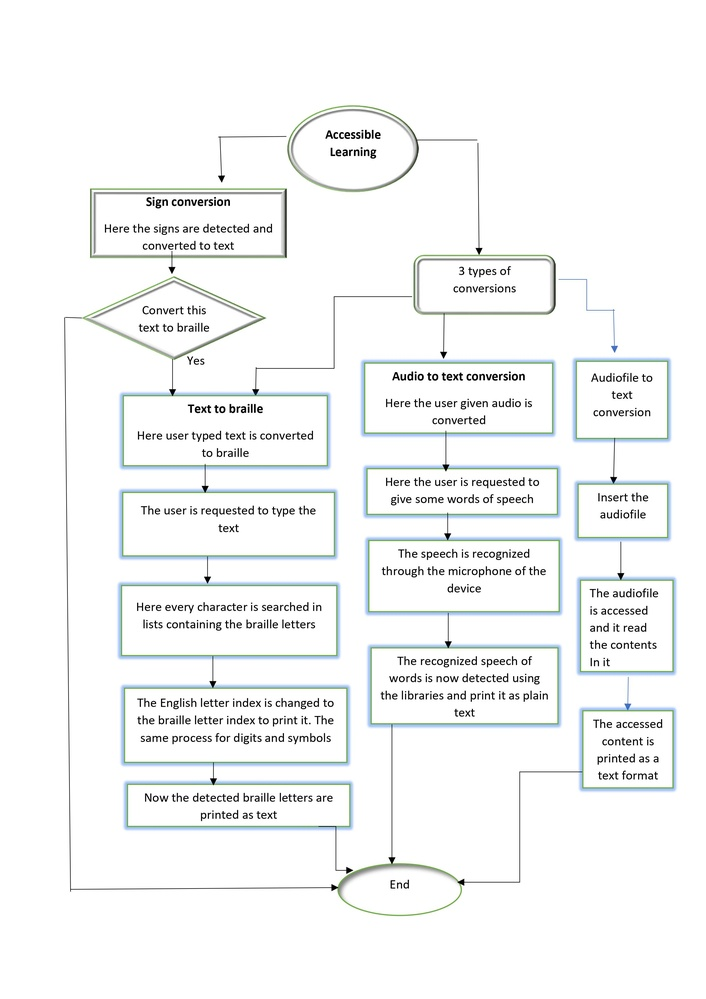
#> input picture flow_chart_accessible_Learning(2).jpg, 706 x 999 px, shrunk from 2481 x 3509 before the run; its folder holds only this picture in this run
$ python -i preprocess.py   (imports and definitions only)
#> lines starting #> are read from the running program, lines starting #| are printed output that depends on the picture; after the words box and inside, x2 and y2 are one past the last pixel; in counts of white or black regions, pixels touching at a corner belong together
import numpy as np
import cv2 as cv2
import os
import csv
def func(path):
#> called with path = 'flow_chart_accessible_Learning(2).jpg'
    frame = cv2.imread(path)
#> frame is the input picture: shape (999, 706, 3); mean B, G, R 246.4, 246.4, 244.9

    gray = cv2.cvtColor(frame, cv2.COLOR_BGR2GRAY)
    blur = cv2.GaussianBlur(gray, (5, 5), 2)
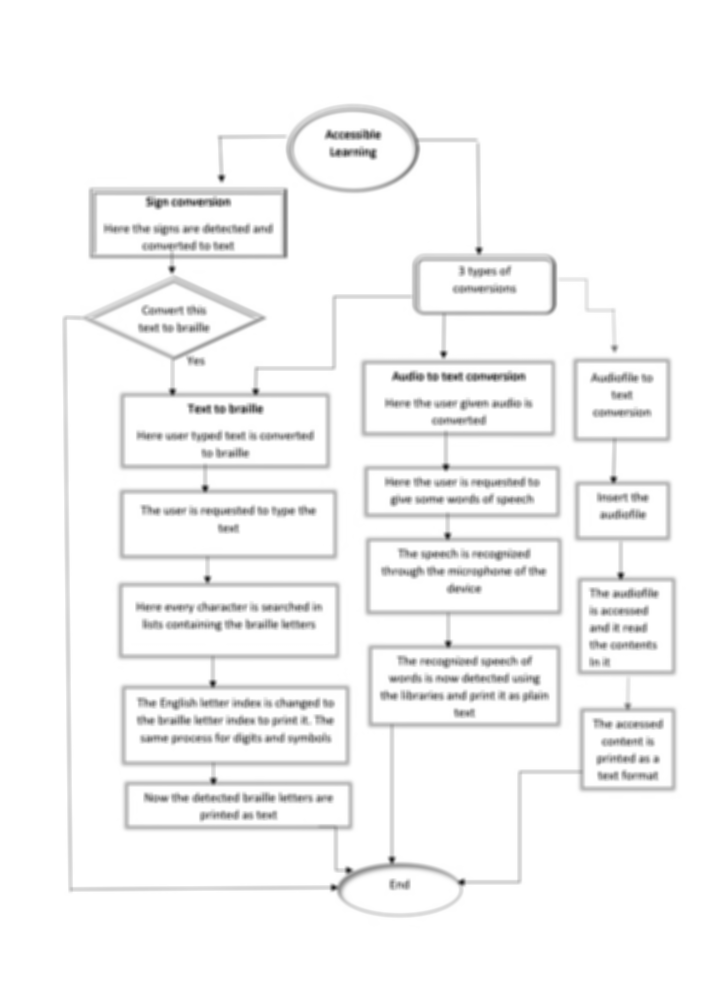
#> blur: shape (999, 706); min 32, max 255, mean 246

    th3 = cv2.adaptiveThreshold(blur, 255, cv2.ADAPTIVE_THRESH_GAUSSIAN_C, cv2.THRESH_BINARY_INV, 11, 2)
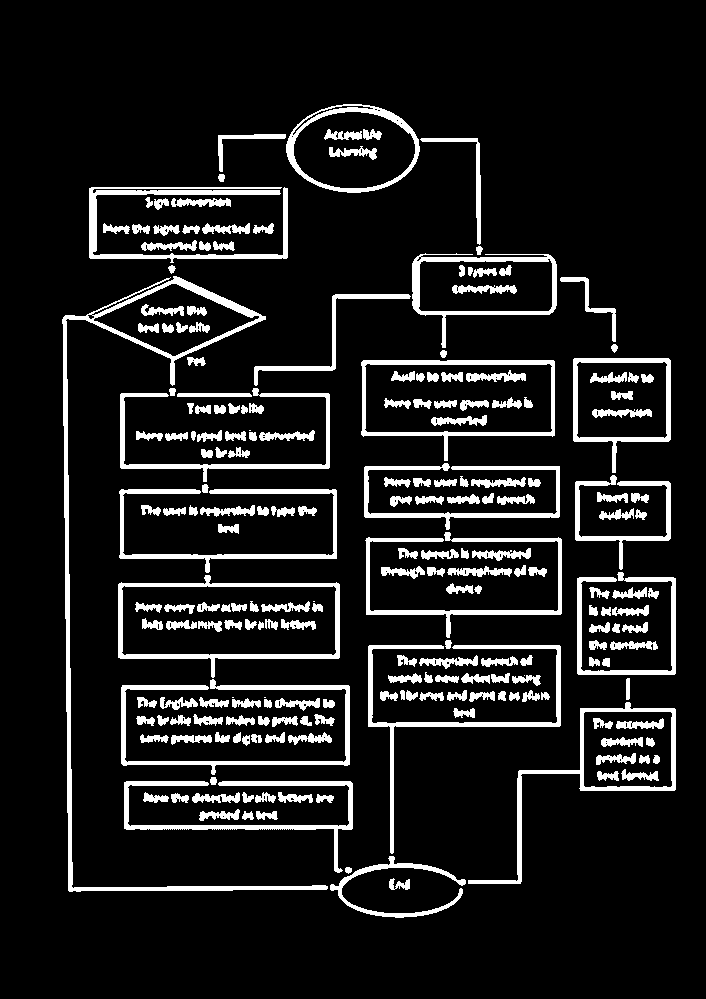
#> th3: shape (999, 706); 10.9% white; 227 white regions (5 under 20 px), largest, box (x1, y1, x2, y2) and area: (62, 276, 328, 892) 5909, (89, 187, 288, 263) 3023, (368, 645, 561, 854) 2889
    ret, res = cv2.threshold(th3, 70, 255, cv2.THRESH_BINARY_INV + cv2.THRESH_OTSU)
#> ret = 0
    return res
# [6 lines of commented-out code are left out]
path = "train"
path1 = "data2"
a = ['label']

# [2 lines not run here, left out]

# outputLine = a.tolist()


label = 0
var = 0
c1 = 0
c2 = 0

# [31 lines not run here, left out]

>>> result = func('flow_chart_accessible_Learning(2).jpg')
